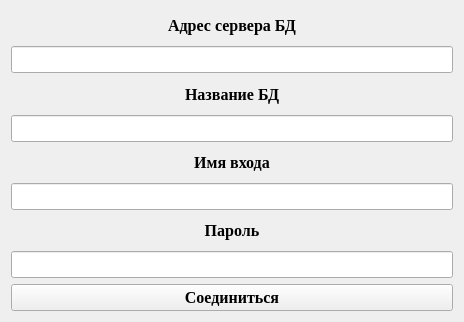
<?xml version="1.0" encoding="UTF-8"?>
<ui version="4.0">
 <class>login</class>
 <widget class="QWidget" name="login">
  <property name="geometry">
   <rect>
    <x>0</x>
    <y>0</y>
    <width>464</width>
    <height>322</height>
   </rect>
  </property>
  <property name="windowTitle">
   <string>Form</string>
  </property>
  <layout class="QGridLayout" name="gridLayout">
   <item row="5" column="0">
    <widget class="QLineEdit" name="lineEdit_3">
     <property name="font">
      <font>
       <family>Times New Roman</family>
       <pointsize>12</pointsize>
       <bold>true</bold>
      </font>
     </property>
     <property name="alignment">
      <set>Qt::AlignCenter</set>
     </property>
    </widget>
   </item>
   <item row="2" column="0">
    <widget class="QLabel" name="label_2">
     <property name="font">
      <font>
       <family>Times New Roman</family>
       <pointsize>12</pointsize>
       <bold>true</bold>
      </font>
     </property>
     <property name="text">
      <string>Название БД</string>
     </property>
     <property name="alignment">
      <set>Qt::AlignCenter</set>
     </property>
    </widget>
   </item>
   <item row="0" column="0">
    <widget class="QLabel" name="label">
     <property name="font">
      <font>
       <family>Times New Roman</family>
       <pointsize>12</pointsize>
       <bold>true</bold>
      </font>
     </property>
     <property name="text">
      <string>Адрес сервера БД</string>
     </property>
     <property name="alignment">
      <set>Qt::AlignCenter</set>
     </property>
    </widget>
   </item>
   <item row="7" column="0">
    <widget class="QLineEdit" name="lineEdit_4">
     <property name="font">
      <font>
       <family>Times New Roman</family>
       <pointsize>12</pointsize>
       <bold>true</bold>
      </font>
     </property>
     <property name="alignment">
      <set>Qt::AlignCenter</set>
     </property>
    </widget>
   </item>
   <item row="3" column="0">
    <widget class="QLineEdit" name="lineEdit_2">
     <property name="font">
      <font>
       <family>Times New Roman</family>
       <pointsize>12</pointsize>
       <bold>true</bold>
      </font>
     </property>
     <property name="alignment">
      <set>Qt::AlignCenter</set>
     </property>
    </widget>
   </item>
   <item row="4" column="0">
    <widget class="QLabel" name="label_3">
     <property name="font">
      <font>
       <family>Times New Roman</family>
       <pointsize>12</pointsize>
       <bold>true</bold>
      </font>
     </property>
     <property name="text">
      <string>Имя входа</string>
     </property>
     <property name="alignment">
      <set>Qt::AlignCenter</set>
     </property>
    </widget>
   </item>
   <item row="1" column="0">
    <widget class="QLineEdit" name="lineEdit">
     <property name="font">
      <font>
       <family>Times New Roman</family>
       <pointsize>12</pointsize>
       <bold>true</bold>
      </font>
     </property>
     <property name="alignment">
      <set>Qt::AlignCenter</set>
     </property>
    </widget>
   </item>
   <item row="8" column="0">
    <widget class="QPushButton" name="pushButton">
     <property name="font">
      <font>
       <family>Times New Roman</family>
       <pointsize>12</pointsize>
       <bold>true</bold>
      </font>
     </property>
     <property name="text">
      <string>Соединиться</string>
     </property>
    </widget>
   </item>
   <item row="6" column="0">
    <widget class="QLabel" name="label_4">
     <property name="font">
      <font>
       <family>Times New Roman</family>
       <pointsize>12</pointsize>
       <bold>true</bold>
      </font>
     </property>
     <property name="text">
      <string>Пароль</string>
     </property>
     <property name="alignment">
      <set>Qt::AlignCenter</set>
     </property>
    </widget>
   </item>
  </layout>
 </widget>
 <resources/>
 <connections/>
</ui>
